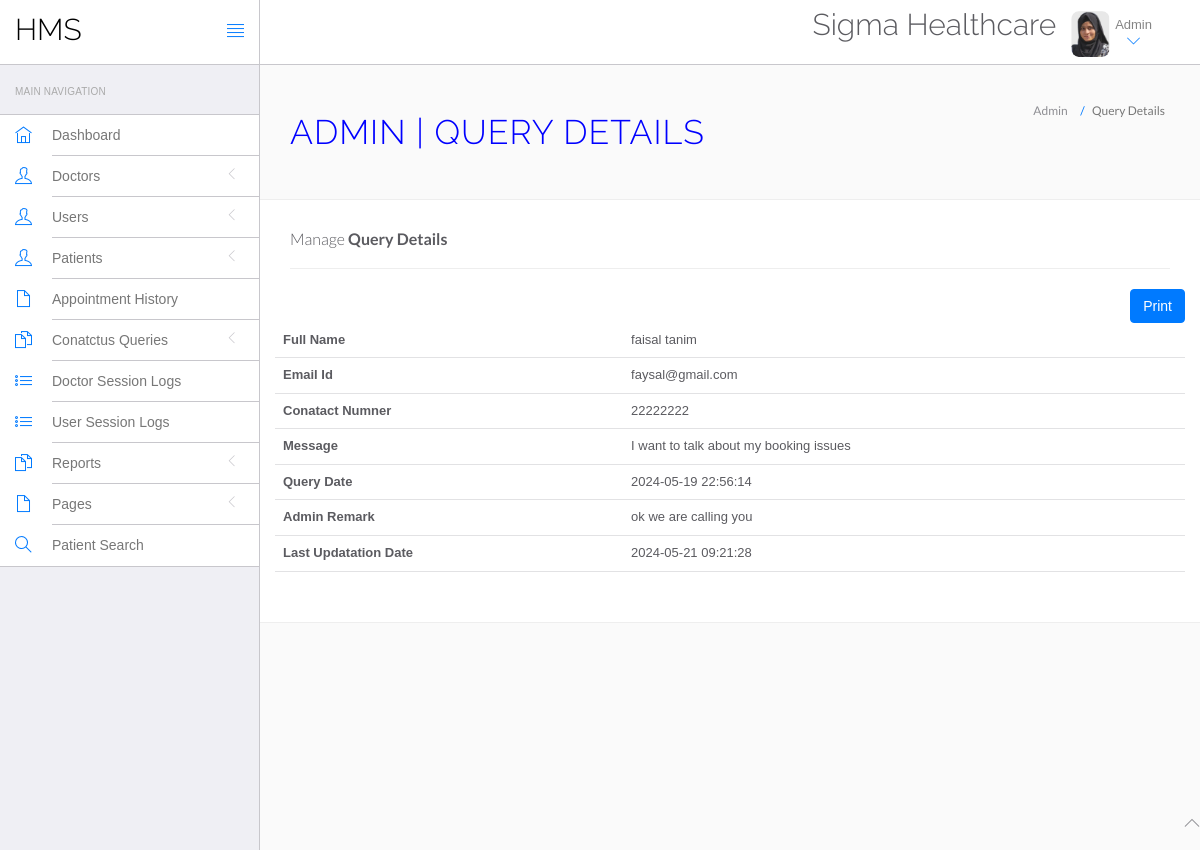
The page /hms/admin/query-details.php?id=3 (signed in) on the database its author committed.
### tables this page shows
CREATE TABLE `tblcontactus` (
  `id` int NOT NULL,
  `fullname` varchar(255) DEFAULT NULL,
  `email` varchar(255) DEFAULT NULL,
  `contactno` bigint DEFAULT NULL,
  `message` mediumtext,
  `PostingDate` timestamp NULL DEFAULT CURRENT_TIMESTAMP,
  `AdminRemark` mediumtext,
  `LastupdationDate` timestamp NULL DEFAULT NULL ON UPDATE CURRENT_TIMESTAMP,
  `IsRead` int DEFAULT NULL
);

### hms/admin/query-details.php (the view, shortened to what this page needs)
<?php
include('include/config.php');
if(strlen($_SESSION['id']==0)) {
 header('location:logout.php');
  } else{
?>
<!DOCTYPE html>
<html lang="en">
	<head>
		<link rel="stylesheet" href="vendor/bootstrap/css/bootstrap.min.css">
		<link rel="stylesheet" href="vendor/fontawesome/css/font-awesome.min.css">
		<link rel="stylesheet" href="vendor/themify-icons/themify-icons.min.css">
		<link href="vendor/animate.css/animate.min.css" rel="stylesheet" media="screen">
		<link href="vendor/perfect-scrollbar/perfect-scrollbar.min.css" rel="stylesheet" media="screen">
		<link href="vendor/switchery/switchery.min.css" rel="stylesheet" media="screen">
		<link href="vendor/bootstrap-touchspin/jquery.bootstrap-touchspin.min.css" rel="stylesheet" media="screen">
		<link href="vendor/select2/select2.min.css" rel="stylesheet" media="screen">
		<link href="vendor/bootstrap-datepicker/bootstrap-datepicker3.standalone.min.css" rel="stylesheet" media="screen">
		<link href="vendor/bootstrap-timepicker/bootstrap-timepicker.min.css" rel="stylesheet" media="screen">
		<link rel="stylesheet" href="assets/css/styles.css">
		<link rel="stylesheet" href="assets/css/plugins.css">
		<link rel="stylesheet" href="assets/css/themes/theme-1.css" id="skin_color" />
	</head>
	<body>
		<div id="app">
<?php include('include/sidebar.php');?>
			<div class="app-content">
						<?php include('include/header.php');?>
				<div class="main-content" >
					<div class="wrap-content container" id="container">
						<section id="page-title">
							<div class="row">
								<div class="col-sm-8">
									<h1 class="mainTitle">Admin | Query Details</h1>
																	</div>
								<ol class="breadcrumb">
									<li>
										<span>Admin</span>
									</li>
									<li class="active">
										<span>Query Details</span>
									</li>
								</ol>
							</div>
						</section>
						<div class="container-fluid container-fullw bg-white">
									<div class="row">
								<div class="col-md-12">
									<h5 class="over-title margin-bottom-15">Manage <span class="text-bold">Query Details</span></h5>
												<hr />
<div class="row"><input type="button"class="btn btn-primary" style="float:right" onclick="printDiv('printableArea')" value="Print" />
									<table class="table table-hover" id="sample-table-1">
										<tbody>
<?php
$qid=intval($_GET['id']);
$sql=mysqli_query($con,"select * from tblcontactus where id='$qid'");
while($row=mysqli_fetch_array($sql))
{
?>
											<tr>
												<th>Full Name</th>
												<td><?php echo $row['fullname'];?></td>
											</tr>
											<tr>
												<th>Email Id</th>
												<td><?php echo $row['email'];?></td>
											</tr>
											<tr>
												<th>Conatact Numner</th>
												<td><?php echo $row['contactno'];?></td>
											</tr>
											<tr>
												<th>Message</th>
												<td><?php echo $row['message'];?></td>
												</tr>
																						<tr>
												<th>Query Date</th>
												<td><?php echo $row['PostingDate'];?></td>
												</tr>
<?php if($row['AdminRemark']==""){?>
<form name="query" method="post">
	<tr>
												<th>Admin Remark</th>
												<td><textarea name="adminremark" class="form-control" required="true"></textarea></td>
												</tr>
												<tr>
													<td>&nbsp;</td>
													<td>
														<button type="submit" class="btn btn-primary pull-left" name="update">
		Update <i class="fa fa-arrow-circle-right"></i>
								</button>
													</td>
												</tr>
</form>
													<?php } else {?>
	<tr>
												<th>Admin Remark</th>
												<td><?php echo $row['AdminRemark'];?></td>
												</tr>
<tr>
												<th>Last Updatation Date</th>
												<td><?php echo $row['LastupdationDate'];?></td>
												</tr>
											<?php
											 }} ?>
										</tbody>
									</table>
								</div>
							</div>
								</div>
							</div>
						</div>
					</div>
				</div>
			</div>
	<?php include('include/footer.php');?>
	</body>
</html>
<?php } ?>

### hms/admin/assets/css/themes/theme-1.css (style rules this page uses)
body { background: #FAFAFA; }

### rows shown on the page
tblcontactus: fullname "faisal tanim", email "faysal@gmail.com", contactno "22222222", message "I want to talk about my booking issues", PostingDate "2024-05-19 22:56:14", AdminRemark "ok we are calling you", LastupdationDate "2024-05-21 09:21:28"
